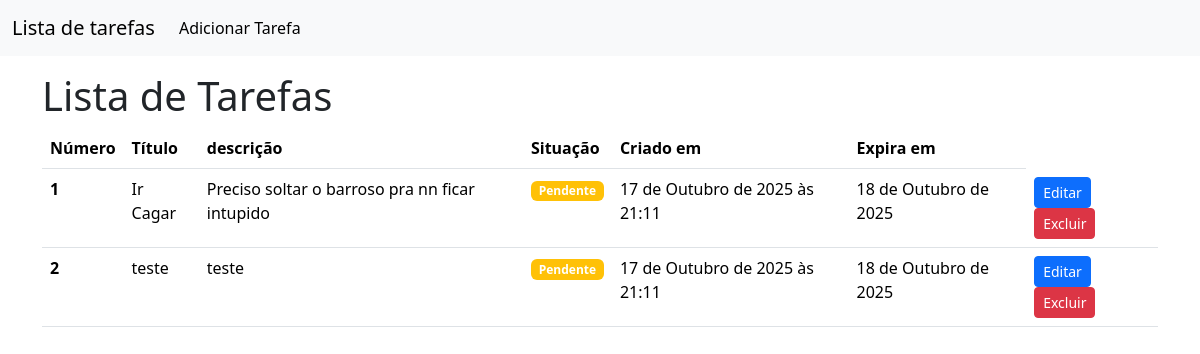
The page / on the database its author committed.
### tasks/models.py (models this page shows, shortened)
class Task(models.Model):
    STATUS_CHOIES = [
        ('P', 'Pendente'),
        ('A',  'Em andamento'),
        ('C', 'Concluido')
    ]
    numero = models.PositiveIntegerField()
    title = models.CharField(max_length=255)
    description = models.TextField()
    status = models.CharField(max_length=15, choices=STATUS_CHOIES, default='')
    created_at = models.DateTimeField(auto_now_add=True)
    due_date = models.DateField()

### tasks/views.py (the view)
# urls.py: path('', TaskListView.as_view(), name="task-list"),
class TaskListView(ListView):
    model = Task
    template_name = 'tasks/task_list.html'
    context_object_name = 'tasks'

### tasks/templates/tasks/task_list.html
{% extends 'tasks/base.html' %}
{% block content %}
  <h1>Lista de Tarefas</h1>
  <table class="table">
    <thead>
      <tr>
        <th scope="col">Número</th>
        <th scope="col">Título</th>
        <th scope="col">descrição</th>
        <th scope="col">Situação</th>
        <th scope="col">Criado em</th>
        <th scope="col">Expira em</th>
      </tr>
    </thead>
    <tbody>
      {% for task in tasks %}
        <tr>
          <th scope="row">{{ task.numero }}</th>
          <td>{{ task.title }}</td>
          <td>{{ task.description }}</td>
          <td>
            {% if task.status == 'P' %}
              <span class="badge bg-warning" title="Pendente">Pendente</span>
            {% elif task.status == 'A' %}
            <span class="badge bg-info" title="Em andamento">Em andamento</span>
            {% else %}
            <span class="badge bg-success" title="Concluido">Concluido</span>
            {% endif %}
          </td>
          <td>{{ task.created_at }}</td>
          <td>{{ task.due_date }}</td>
          <td>
            <a href="{% url 'task-edit' pk=task.pk %}" class="btn btn-primary btn-sm">Editar</a>
            <a href="{% url 'task-delete' pk=task.pk %}" class="btn btn-danger btn-sm">Excluir</a>
          </td>
        </tr>
      {% endfor %}
    </tbody>
  </table>
{% endblock %}

### rows shown on the page
Task: numero "1", title "Ir Cagar", description "Preciso soltar o barroso pra nn ficar intupido", status "Pendente", created_at "17 de Outubro de 2025 às 21:11", due_date "18 de Outubro de 2025"
Task: numero "2", title "teste", description "teste", status "Pendente", created_at "17 de Outubro de 2025 às 21:11", due_date "18 de Outubro de 2025"
